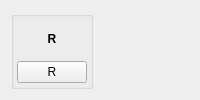
            <widget class="QWidget" name="widget_4" native="true">
             <layout class="QHBoxLayout" name="horizontalLayout_15">
              <item>
               <widget class="QGroupBox" name="grp_R">
                <property name="title">
                 <string/>
                </property>
                <property name="alignment">
                 <set>Qt::AlignCenter</set>
                </property>
                <layout class="QVBoxLayout" name="verticalLayout">
                 <property name="spacing">
                  <number>3</number>
                 </property>
                 <property name="leftMargin">
                  <number>3</number>
                 </property>
                 <property name="topMargin">
                  <number>3</number>
                 </property>
                 <property name="rightMargin">
                  <number>3</number>
                 </property>
                 <property name="bottomMargin">
                  <number>3</number>
                 </property>
                 <item>
                  <widget class="QLabel" name="label_8">
                   <property name="text">
                    <string>&lt;html&gt;&lt;head/&gt;&lt;body&gt;&lt;p&gt;&lt;span style=&quot; font-weight:600;&quot;&gt;R&lt;/span&gt;&lt;/p&gt;&lt;/body&gt;&lt;/html&gt;</string>
                   </property>
                   <property name="alignment">
                    <set>Qt::AlignCenter</set>
                   </property>
                  </widget>
                 </item>
                 <item>
                  <widget class="QPushButton" name="btnKeyR">
                   <property name="minimumSize">
                    <size>
                     <width>70</width>
                     <height>0</height>
                    </size>
                   </property>
                   <property name="maximumSize">
                    <size>
                     <width>68</width>
                     <height>16777215</height>
                    </size>
                   </property>
                   <property name="styleSheet">
                    <string notr="true">min-width: 68px;</string>
                   </property>
                   <property name="text">
                    <string>R</string>
                   </property>
                  </widget>
                 </item>
                </layout>
               </widget>
              </item>
              <item>
               <spacer name="horizontalSpacer_8">
                <property name="orientation">
                 <enum>Qt::Horizontal</enum>
                </property>
                <property name="sizeHint" stdset="0">
                 <size>
                  <width>40</width>
                  <height>20</height>
                 </size>
                </property>
               </spacer>
              </item>
             </layout>
            </widget>
